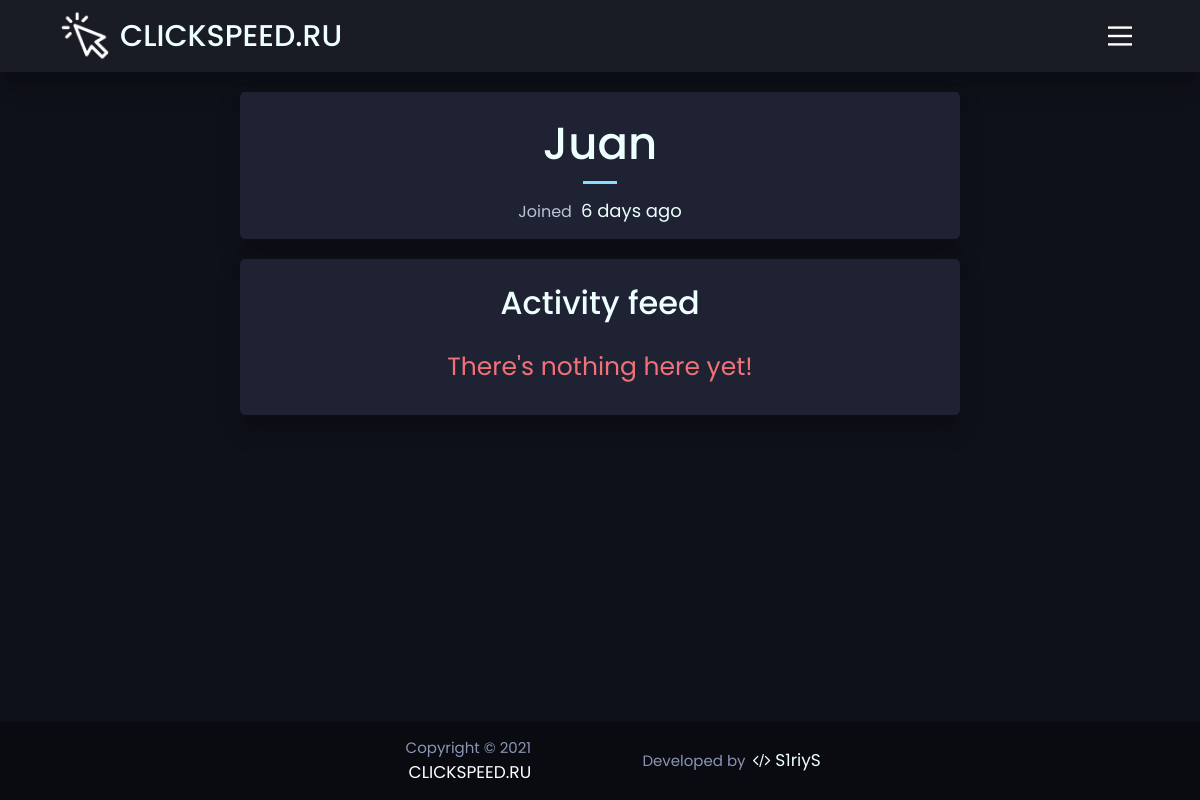
/profile (signed in), run on an earlier commit of the app's database.
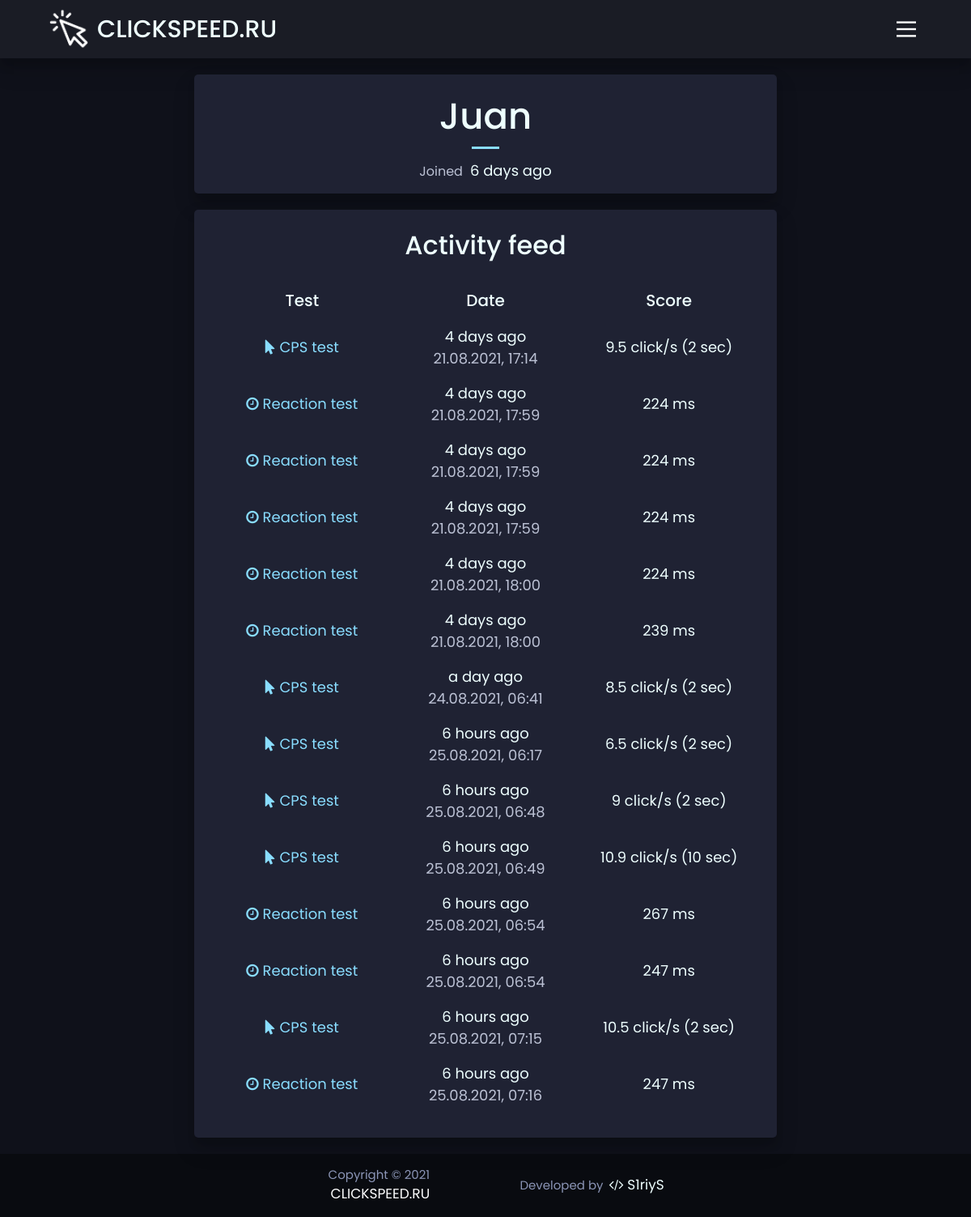
And on a later commit of the database.
### app/data/models.py (models this page shows, shortened)
class User(db.Model, UserMixin):
    __tablename__ = "users"
    id = sqlalchemy.Column(sqlalchemy.Integer,
                           primary_key=True, autoincrement=True)
    nickname = sqlalchemy.Column(sqlalchemy.String, nullable=True)
    email = sqlalchemy.Column(sqlalchemy.String,
                              index=True, unique=True, nullable=True)
    hashed_password = sqlalchemy.Column(sqlalchemy.String, nullable=True)
    registration_date = sqlalchemy.Column(sqlalchemy.DateTime,
                                          default=datetime.datetime.utcnow)

class Result(db.Model):
    __tablename__ = "results"
    id = sqlalchemy.Column(sqlalchemy.Integer,
                           primary_key=True, autoincrement=True)
    user_id = sqlalchemy.Column(sqlalchemy.Integer,
                                sqlalchemy.ForeignKey("users.id"))
    user = orm.relation('User')
    test_name = sqlalchemy.Column(sqlalchemy.Integer,
                                  sqlalchemy.ForeignKey("tests.name"))
    test = orm.relation('Test')
    score = sqlalchemy.Column(sqlalchemy.Integer, nullable=True)
    test_time = sqlalchemy.Column(sqlalchemy.Integer, nullable=True)
    date_create = sqlalchemy.Column(sqlalchemy.DateTime,
                                    default=datetime.datetime.utcnow)
    def get_test(self) -> Test:
        test = db.session.query(Test).filter(Test.name == self.test_name).first()
        return test

class Test(db.Model):
    __tablename__ = "tests"
    id = sqlalchemy.Column(sqlalchemy.Integer,
                           primary_key=True, autoincrement=True)
    name = sqlalchemy.Column(sqlalchemy.String, unique=True)
    unit = sqlalchemy.Column(sqlalchemy.String)
    link = sqlalchemy.Column(sqlalchemy.String)
    icon = sqlalchemy.Column(sqlalchemy.String)

### app/routes.py (the view)
@app.route('/profile', methods=['GET'])
@login_required
def profile_page():
    results = db.session.query(Result).filter(Result.user_id == current_user.id)
    return render_template('profile.html', user=current_user, results=results)

### app/data/models.py (called while the page is built)
@login_manager.user_loader
def load_user(user_id):
    return db.session.query(User).get(user_id)

### app/templates/profile.html (shortened to what this page needs)
<head>
    <link rel="stylesheet" href="{{ url_for('static', filename='css/profile.css') }}">
</head>
{% extends "base.html" %}
{% block content %}
<div class="container-fluid">
    <div class="row">
        <div class="user block col-lg-8 offset-lg-2 col-md-12">
            <div class="username-block">
                <h1 class="value">{{ user.nickname }}</h1>
            </div>
            <div class="joined-block">
                <p class="label">Joined</p>
                <p class="value">{{ moment(user.registration_date).fromNow(refresh=True) }}</p>
            </div>
        </div>
        <div class="results block col-lg-8 offset-lg-2 col-md-12">
            <h2 class="results-title">Activity feed</h2>
            {% if results.count() == 0 %}
                <p class="no-results">There's nothing here yet!</p>
            {% else %}
                <table class="table">
                    <tr>
                        <th>Test</th>
                        <th>Date</th>
                        <th>Score</th>
                    </tr>
                    {% for item in results %}
                        {% set test = item.get_test() %}
                        <tr class="table-row">
                            <td class="cell-test">
                                <a href="{{ url_for('test_page', test_name=test.link, test_time=item.test_time) }}">
                                    <i class="fa {{ test.icon }}" aria-hidden="true"></i>
                                    {{ test.name }} test
                                </a>
                            </td>
                            <td class="cell-date"> {{ moment(item.date_create).fromNow(refresh=True) }} <br>
                                <span class="date-create">{{ moment(item.date_create).format('DD.MM.YYYY, HH:mm') }}</span>
                            </td>
                            <td class="cell-result">{{ item.score }} {{ test.unit }}
                                {% if item.test_time %}
                                <span>({{ item.test_time }} sec)</span>
                                {% endif %}
                            </td>
                        </tr>
                    {% endfor %}
                </table>
            {% endif %}
        </div>
    </div>
</div>
{% endblock %}

### app/templates/base.html (shortened to what this page needs)
<!DOCTYPE html>
<html lang="{{ LANGUAGE }}">
<head>
    <link rel="stylesheet" href="https://stackpath.bootstrapcdn.com/bootstrap/4.4.1/css/bootstrap.min.css">
    <link rel="stylesheet" href="{{ url_for('static', filename='css/base.css') }}">
    <link rel="stylesheet" href="https://maxcdn.bootstrapcdn.com/font-awesome/4.5.0/css/font-awesome.min.css">
</head>
<body>
    <header id="header" class="header box-shadow">
        <div class="container-fluid">
            <div class="row header-row">
                <a href="{{ url_for('home_page') }}" class="header__logo">
                    <img src="{{ url_for('static', filename='images/logo.png') }}" alt="logo" class="img">
                    <h2 class="name">{{ WEBSITE_URL }}</h2>
                </a>
                <div class="menu-btn-wrapper">
                    <button class="menu-btn" id="menu-btn" aria-label="Main Menu">
                    </button>
                </div>
            </div>
        </div>
    </header>
    <main role="main" class="main">
        {% block content %}{% endblock %}
    </main>
    <footer class="footer" role="contentinfo">
        <div class="container-fluid">
            <div class="row">
                <p class="col-xl-3 col-12">Copyright © 2021 <span>{{ WEBSITE_URL }}</span></p>
                <p class="col-xl-3 col-12">Developed by
                    <span>
                        <a href="https://vk.com/s1riys">
                            <i class="fa fa-code" aria-hidden="true"></i> {{ DEVELOPER }}
                        </a>
                    </span>
                </p>
            </div>
        </div>
    </footer>
</body>
</html>

### app/static/css/profile.css (style rules this page uses)
.block { background: #1F2233 !important; }
.user { text-align: center; margin-bottom: 20px; }
.username-block { margin-bottom: 0.8rem; }
.username-block::after { transition: 300ms ease; content: ""; height: 3px; background: #89ddff; width: 5%; margin: auto; display: block; }
.username-block .value { padding: 10px; font-size: 45px; }
.joined-block .label, .joined-block .value { display: inline-block; }
.joined-block .label { color: #bcc2d5; font-size: 16px; }
.joined-block .value { font-size: 18px; margin-left: 5px; }
.results-title { margin: 10px 0px 25px 0px; }
.table { table-layout: fixed; width: 100%; }
th, td, tr { color: #eeffff; background: transparent; border: none; text-align: center; border-top: none !important; }
th { font-weight: normal; padding: 8px !important; font-weight: 500; font-size: 20; }
td { padding: 8px !important; font-size: 18px; vertical-align: middle !important; }
tr td:first-child { border-top-left-radius: 15px; }
tr td:last-child { border-top-right-radius: 15px; }
tr td:first-child { border-bottom-left-radius: 15px; }
tr td:last-child { border-bottom-right-radius: 15px; }
.table-row { transition: 300ms ease; }
.cell-test { transition: 200ms ease; }
.cell-test a, .cell-test .fa { color: #89ddff; }
.cell-date .date-create { color: #bcc2d5; }

### app/static/css/base.css (style rules this page uses)
body { font-size: 15px; font-family: 'Poppins', sans-serif; background: #0F111A; color: #eeffff; display: flex; flex-direction: column; min-height: 100vh; max-width: 100vw; }
h1, h2, h3, h4, h5, h6, p { margin: 0; }
.container-fluid { width: 90%; }
a, a:hover { color: #eeffff; text-decoration: none; }
button, button:active, button:focus { outline: none; border: none; box-shadow: none; }
.block { background: #181A1F; padding: 15px 20px; border-radius: 5px; text-align: center; box-shadow: 0 14px 28px rgba(0, 0, 0, 0.15), 0 10px 10px rgba(0, 0, 0, 0.12); }
.box-shadow { box-shadow: 0 14px 28px rgba(0, 0, 0, 0.15), 0 10px 10px rgba(0, 0, 0, 0.12) !important; }
.header { padding: 10px 0; margin-bottom: 20px; background: #1A1C25; }
.header .row { align-items: center; justify-content: space-between; }
.header .header__logo { display: flex; align-items: center; margin-right: 70px; }
.header .header__logo .img { width: 50px; height: auto; margin-right: 10px; }
.header .header__logo .name { display: inline; font-size: 30px; }
.main { flex-grow: 1; }
.footer { width: 100%; padding: 15px; background-color: #090B10; color: #8B95B6; text-align: center; flex-shrink: 0; margin-top: 20px; }
.footer .row { justify-content: center; height: 100%; align-items: center; }
.footer .row p { display: inline; }
.footer .row span { color: #ffffff; font-size: 17px; margin-left: 3px; }
.menu-btn-wrapper { width: auto; z-index: 5; }
.menu-btn { background-color: transparent; border: none; cursor: pointer; display: flex; padding: 0; width: 40px; }
.menu-btn svg { height: 40px; }
@media (max-width: 1201px) { .header .header__logo { justify-content: center; width: auto; margin: 0; } }

What changed in the data, as far as the page shows it:
added Result: date_create "4 days ago", date_create "21.08.2021, 17:14", score "9.5", test_time "2"
now on this page (row unchanged): Test: name "CPS", unit "click/s"
added Result: date_create "4 days ago", date_create "21.08.2021, 17:59", score "224"
now on this page (row unchanged): Test: name "Reaction", unit "ms"
added Result: date_create "4 days ago", date_create "21.08.2021, 17:59", score "224"
added Result: date_create "4 days ago", date_create "21.08.2021, 17:59", score "224"
added Result: date_create "4 days ago", date_create "21.08.2021, 18:00", score "224"
added Result: date_create "4 days ago", date_create "21.08.2021, 18:00", score "239"
added Result: date_create "a day ago", date_create "24.08.2021, 06:41", score "8.5", test_time "2"
added Result: date_create "6 hours ago", date_create "25.08.2021, 06:17", score "6.5", test_time "2"
added Result: date_create "6 hours ago", date_create "25.08.2021, 06:48", score "9", test_time "2"
added Result: date_create "6 hours ago", date_create "25.08.2021, 06:49", score "10.9", test_time "10"
added Result: date_create "6 hours ago", date_create "25.08.2021, 06:54", score "267"
added Result: date_create "6 hours ago", date_create "25.08.2021, 06:54", score "247"
added Result: date_create "6 hours ago", date_create "25.08.2021, 07:15", score "10.5", test_time "2"
added Result: date_create "6 hours ago", date_create "25.08.2021, 07:16", score "247"
Also different on the page:
text no longer shown: "There's nothing here yet!"
text now shown: "Test Date Score"
